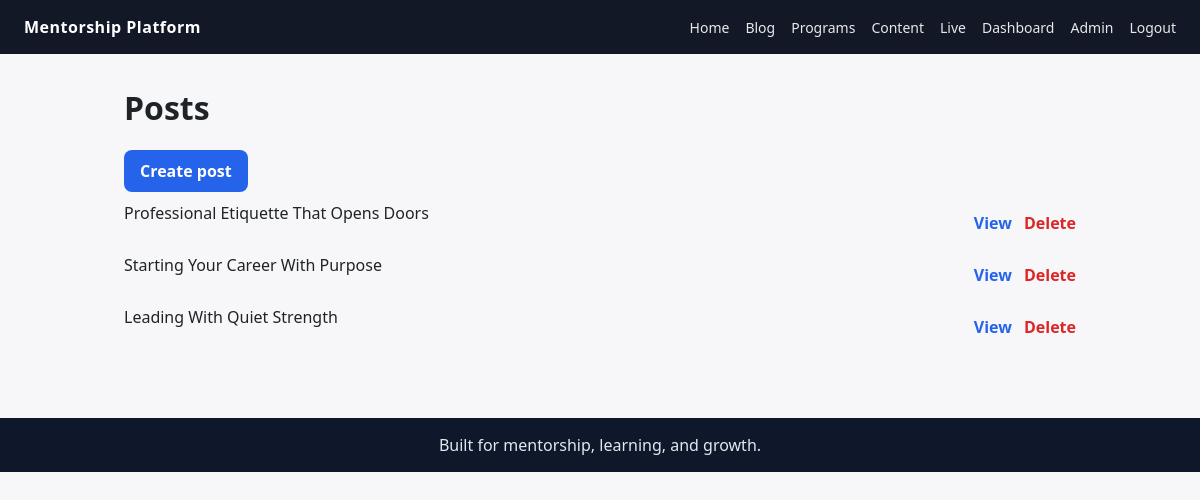
Page /admin/posts (signed in) on the committed database.
### app/models.py (models this page shows)
class Post(db.Model):
    id = db.Column(db.Integer, primary_key=True)
    title = db.Column(db.String(200))
    content = db.Column(db.Text)
    created_at = db.Column(db.DateTime, default=datetime.utcnow)

### app/admin.py (the view)
@admin.route("/posts")
@login_required
@admin_required
def posts():
    return render_template("admin/posts.html", posts=Post.query.order_by(Post.created_at.desc()).all())

### app/models.py (called while the page is built)
@login_manager.user_loader
def load_user(user_id):
    return User.query.get(int(user_id))

### templates/admin/posts.html (shortened to what this page needs)
{% extends "base.html" %}
{% block content %}
<h1>Posts</h1>
<a class="button" href="{{ url_for('admin.create_post') }}">Create post</a>
{% if posts %}
  <ul class="list">
    {% for post in posts %}
      <li class="list-row">
        <span>{{ post.title }}</span>
        <span class="actions">
          <a class="link" href="{{ url_for('main.post_detail', post_id=post.id) }}">View</a>
          <a class="link danger" href="{{ url_for('admin.delete_post', post_id=post.id) }}">Delete</a>
        </span>
      </li>
    {% endfor %}
  </ul>
{% else %}
  <p class="muted">No posts created yet.</p>
{% endif %}
{% endblock %}

### static/style.css (style rules this page uses)
* { box-sizing: border-box; }
body { margin: 0; font-family: "Segoe UI", Tahoma, sans-serif; background: #f7f7f9; color: #1f2328; }
a { color: inherit; text-decoration: none; }
.actions { margin-top: 20px; display: flex; flex-wrap: wrap; gap: 12px; }
.button { background: #2563eb; color: #fff; padding: 10px 16px; border-radius: 8px; border: none; cursor: pointer; display: inline-block; font-weight: 600; }
.link { color: #2563eb; font-weight: 600; }
.link.danger { color: #dc2626; }
.list { list-style: none; padding: 0; margin: 0; display: grid; gap: 10px; }
.list-row { display: flex; justify-content: space-between; align-items: center; gap: 12px; }
.actions { display: flex; gap: 12px; }

### rows in the picture
Post: title "Professional Etiquette That Opens Doors"
Post: title "Starting Your Career With Purpose"
Post: title "Leading With Quiet Strength"
